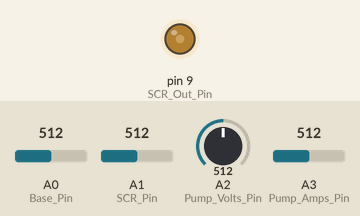
Recording of a sketch running on a simulated Arduino Uno, built with avr-gcc and run on an emulated ATmega328P. On the bench: output pins drawn as LEDs (lit = HIGH). The inputs (shaded band) are chosen by the test bench; at power-on: A0 (Base_Pin) = 512, A1 (SCR_Pin) = 512, A2 (Pump_Volts_Pin) = 512, A3 (Pump_Amps_Pin) = 512. What the sketch prints to the serial monitor is not drawn.

Above: at 0.1 s.
Timing chart, 0 to 121.4 s (numbered marks = the images above):
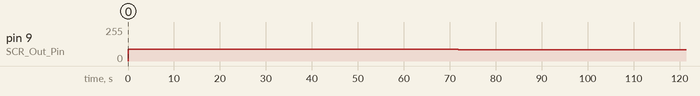

The sketch:

GLHP_Trailer.ino
```cpp
const int    Base_Pin           = A0;   // DC voltage from Base heater
const int    SCR_Pin            = A1;   // DC voltage from SCR heater
const int    Pump_Volts_Pin     = A2;   // Pump power voltage
const int    Pump_Amps_Pin      = A3;   // Pump power amps
const int    SCR_Out_Pin        = 9;    // Output for SCR
const int    Q_Set              = 4000; // Q constant variable
const int    numReadings        = 90;
int    start                    = 1;
int    SCR_Out_Set              = 89;
float   Base_Avg                 = 0;
float   SCR_Avg                  = 0;
float   Pump_Volts_Avg           = 0;
float   Pump_Amps_Avg            = 0;
float   Base_DC_Voltage, SCR_DC_Voltage, SCR_Out_Voltage;  // Raw to Voltage
float   Pump_DC_Voltage, Pump_DC_Amps, Pump_Volts, Pump_Amps;
float   Q_Base, Q_Pump, Q_SCR, Q_Total;

//******Initializes the communication and clears the LCD screen.
void setup() {
  // initialize serial communications at 9600 bps:
  Serial.begin(9600);
  //Clear LCD Screen and back light on
//  Serial.write(12);
//  Serial.write(17);
}

//******Main Driver********************************************
void loop() {
  if (start == 1){
    //Set initial SCR Out Voltage to 0
    analogWrite(SCR_Out_Pin, SCR_Out_Set);
    start = 0;
  }
  Read_Input(250);
  Convert_Data();
  Calculate_Data();
  Output_to_SCR();
  Print_Stuff();
}

//******Reads the analog DC voltage*****************************
void Read_Input(int Read_Delay) {

  // Setup the variables
  int Base_Read[numReadings];
  int SCR_Read[numReadings];
  int Pump_Volts_Read[numReadings];
  int Pump_Amps_Read[numReadings];
  float Base_Total = 0;
  float SCR_Total = 0;
  float Pump_Volts_Total = 0;
  float Pump_Amps_Total = 0;

  // Clear all array contents to '0'
  for (int ClrArray = 0; ClrArray < numReadings; ClrArray++){
    Base_Read[ClrArray] = 0;
    SCR_Read[ClrArray] = 0;
    Pump_Volts_Read[ClrArray] = 0;
    Pump_Amps_Read[ClrArray]  = 0;
  }
  // Start reading
  for(int index = 0; index < numReadings; index++){

    // read from the sensor:
    Base_Read[index] = analogRead(Base_Pin);
    delay(5);
    SCR_Read[index] = analogRead(SCR_Pin);
    delay(5);
    Pump_Volts_Read[index] = analogRead(Pump_Volts_Pin);
    delay(5);
    Pump_Amps_Read[index] = analogRead(Pump_Amps_Pin);

    // add the reading to the total:
    Base_Total += Base_Read[index];
    SCR_Total += SCR_Read[index];
    Pump_Volts_Total += Pump_Volts_Read[index];
    Pump_Amps_Total += Pump_Amps_Read[index];

    delay(Read_Delay);
  }
  // calculate the average:
  Base_Avg = Base_Total / numReadings;
  SCR_Avg = SCR_Total / numReadings;
  Pump_Volts_Avg = Pump_Volts_Total / numReadings;
  Pump_Amps_Avg = Pump_Amps_Total / numReadings;
}

//******Converts bits to AC voltage************************
void Convert_Data(){

  //Convert raw average bit data to DC Voltage
  Base_DC_Voltage = Base_Avg * (5.0 / 1023);
  SCR_DC_Voltage = SCR_Avg * (5.0 /1023);
  Pump_DC_Voltage = Pump_Volts_Avg * (5.0 / 1023);
  Pump_DC_Amps = Pump_Amps_Avg * (5.0 / 1023);

  //Convert DC To AC Voltage
  Pump_Volts = (Pump_DC_Voltage / 5.0) * 210;
  Pump_Amps = Pump_DC_Amps;
}

void Calculate_Data(){
  //Reset zeros
  Q_Pump = 0;
  Q_Base = 0;
  Q_SCR  = 0;

  //Pump heat
  Q_Pump = 0.9158 * (Pump_Volts * Pump_Amps);

  // Base heater
  Q_Base = (Base_DC_Voltage / 10.0) * 5000;

  //SCR heater
  Q_SCR = (SCR_DC_Voltage / 10.0) * (20000/1);

  //Total heat input
//Q_Total = Q_Pump + Q_Base + Q_SCR;
  Q_Total = Q_Pump + Q_SCR;
  //Feed back mechanism
  if (Q_Total < (Q_Set - 50) && Q_Total >= (Q_Set - 150)) {
    SCR_Out_Set += 1;
  } else if (Q_Total > (Q_Set + 50) && Q_Total <= (Q_Set + 150)) {
    SCR_Out_Set -= 1;
  } else if (Q_Total > (Q_Set + 150)) {
    SCR_Out_Set -= 1;
  } else if (Q_Total < (Q_Set - 150)) {
    SCR_Out_Set += 1;
  }
}


//******Writes analog output D-A to SCR********
void Output_to_SCR(){
  analogWrite(SCR_Out_Pin, SCR_Out_Set);
}

//******Prints to the serial monitor***********
void Print_Stuff() {
  //Serial.write(12);
  //Serial.write(17);
  delay(5);
  Serial.print("Q.Pump:\t");
  Serial.println(Q_Pump);
  //Serial.write(13);
  Serial.print("Q.Base:\t");
  //Serial.println(Q_Base);
  Serial.println(0);
  //Serial.write(13);
  Serial.print("Q.SCR:\t");
  Serial.println(Q_SCR);
  //Serial.write(13);
  Serial.print("Q.Tot:\t");
  Serial.println(Q_Total);
  Serial.println();
  //Correlated SCR Output voltage
  SCR_Out_Voltage = (1.78e-4 * pow(SCR_Out_Set,2)) - (6.92e-3 * SCR_Out_Set) + 3.62e-1;

  //delay(5000);

  //Serial.write(12);
  //Serial.write(17);
  delay(5);
  Serial.print("SCR Out (V):\t");
  Serial.println(SCR_Out_Voltage);
  //Serial.write(13);
  Serial.print("SCR Out Set:\t");
  Serial.println(SCR_Out_Set);
  //Serial.write(13);
  Serial.print("Base VDC:\t");
  Serial.println(Base_DC_Voltage);
  //Serial.write(13);
  Serial.print("SCR VDC:\t");
  Serial.println(SCR_DC_Voltage);
  Serial.println();
  Serial.println("***************************");

}
```

Measured:
- by itself, pin 9 (SCR_Out_Pin): 0/255 → 89/255 at 0.00 s, → 88/255 23.9 s later, → 87/255 24.0 s later, → 86/255 24.0 s later, … (6 changes in this stretch)
